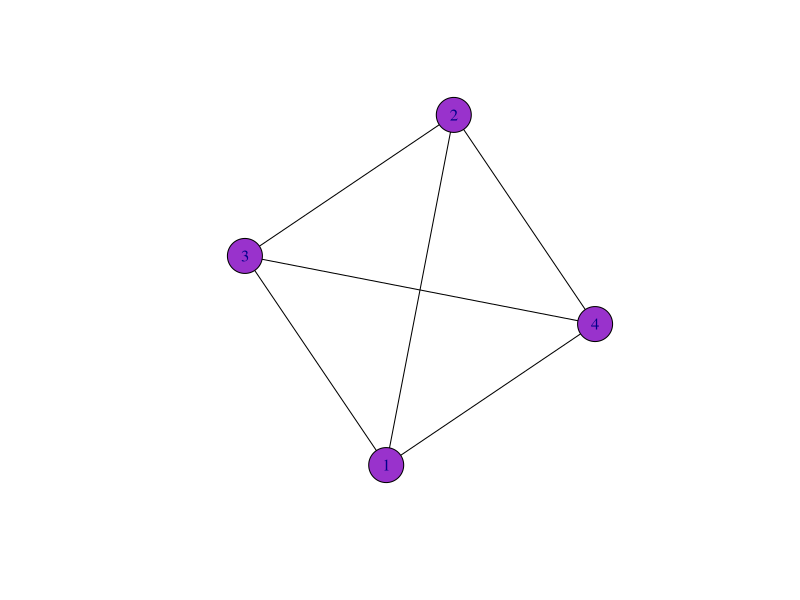
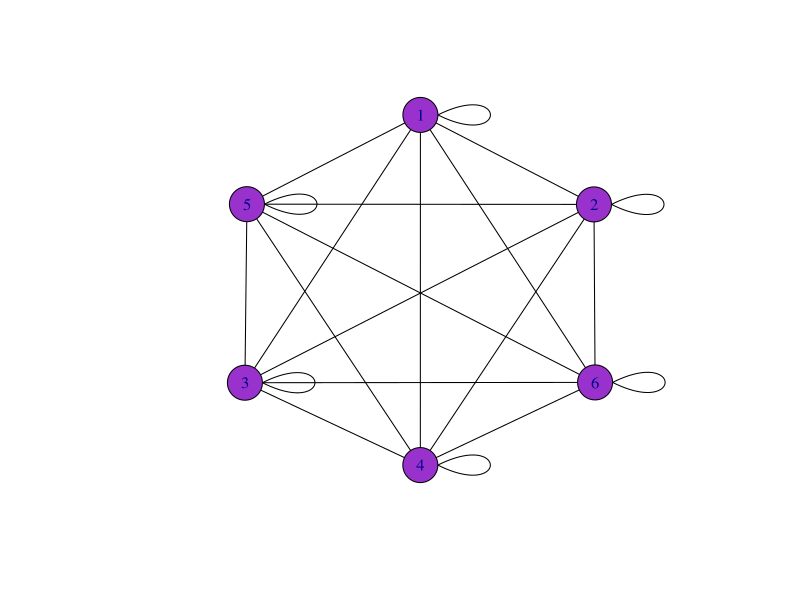
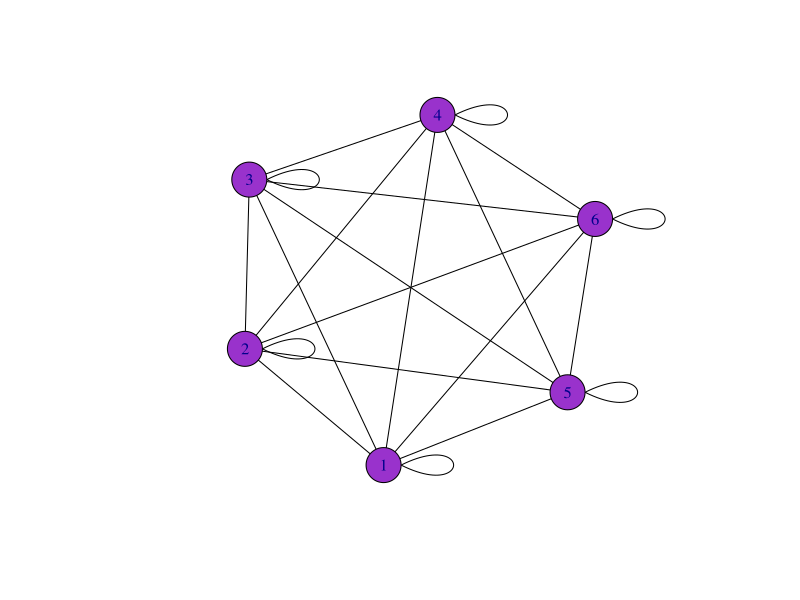
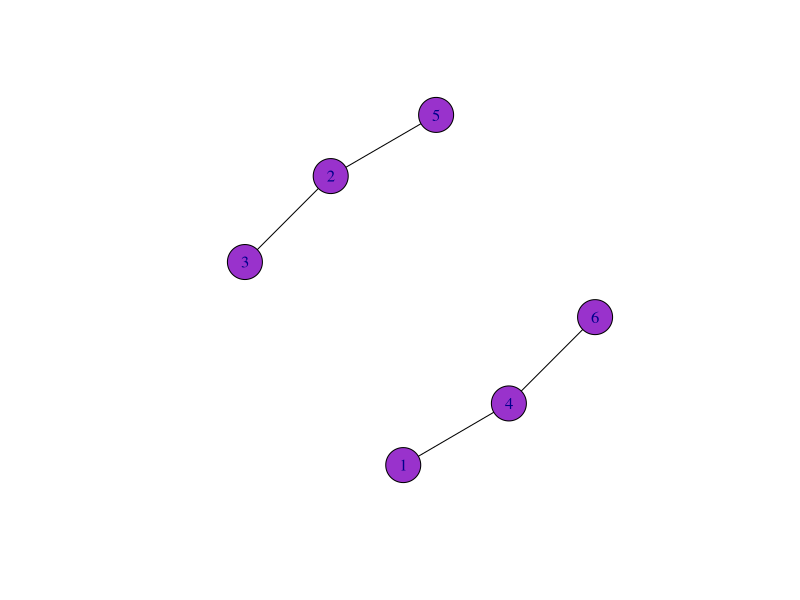
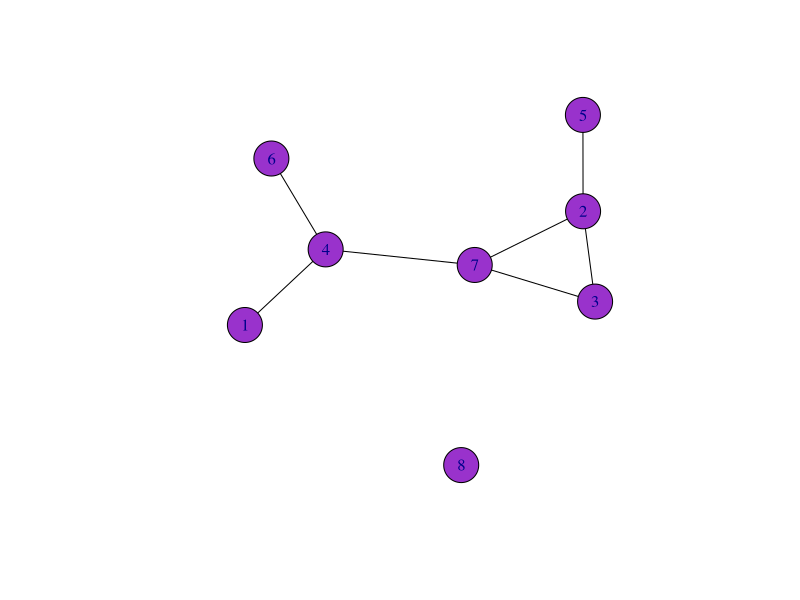

Write the R code that produced these figures, in order.
## ---- chunk 1
#Importar librerias
library(igraph)         # Biblioteca para análisis de redes.
library(tidyverse)      # Colección de bibliotecas para manipulación de datos.
library(viridis)        # Biblioteca con paletas de colores.
## ---- chunk 2
# Generamos una red aleatoria de 4 nodos no dirigida.
# Para poder reproducirla, dado que tiene componentes aleatorios,
# Fijamos la semilla del generador de números pseudoaleatorios.
set.seed(22051996)
g <- sample_gnp(4, 1, directed = FALSE, loops = FALSE)
plot(g,
     vertex.color="darkorchid",  # color de los nodos
     vertex.size=20,             # tamaño de los nodos
     edge.color="black")         # color de las aristas
## ---- chunk 3
V(g) #Calcular nodos
E(g) #Calcular aristas 
## ---- chunk 4
set.seed(22051996)
g <- sample_gnp(6, 1, directed = FALSE, loops = TRUE) #Crea un grafo aleatorio con 6 nodos, no dirigido y con loops
plot(g,
     vertex.color="darkorchid",  # color de los nodos
     vertex.size=20,             # tamaño de los nodos
     edge.color="black")         # color de las aristas
V(g) #Calcular nodos
E(g) #Calcular aristas
## ---- chunk 5
set.seed(22051998)
g <- sample_gnp(6, 1, directed = FALSE, loops = TRUE) #Crea un grafo aleatorio con 6 nodos, no dirigido y con loops
plot(g,
     vertex.color="darkorchid",  # color de los nodos
     vertex.size=20,             # tamaño de los nodos
     edge.color="black")         # color de las aristas
V(g) #Calcular nodos
E(g) #Calcular aristas
## ---- chunk 6
set.seed(22051996)
g <- sample_gnp(6, 0.3, directed = FALSE, loops = FALSE) #Crea un grafo aleatorio con 6 nodos, no dirigido y con loops
plot(g,
     vertex.color="darkorchid",  # color de los nodos
     vertex.size=20,             # tamaño de los nodos
     edge.color="black")         # color de las aristas
## ---- chunk 7
set.seed(22051996)
g <- sample_gnp(8, 0.3, directed = FALSE, loops = FALSE) #Crea un grafo aleatorio con 6 nodos, no dirigido y con loops
plot(g,
     vertex.color="darkorchid",  # color de los nodos
     vertex.size=20,             # tamaño de los nodos
     edge.color="black")         # color de las aristas
#Calculamos los grados de los nodos en g y ordenamos de mayor a menor.

degree(g) %>% sort(decreasing=TRUE)
## ---- chunk 8
degree(g) %>% sort(decreasing=FALSE)
